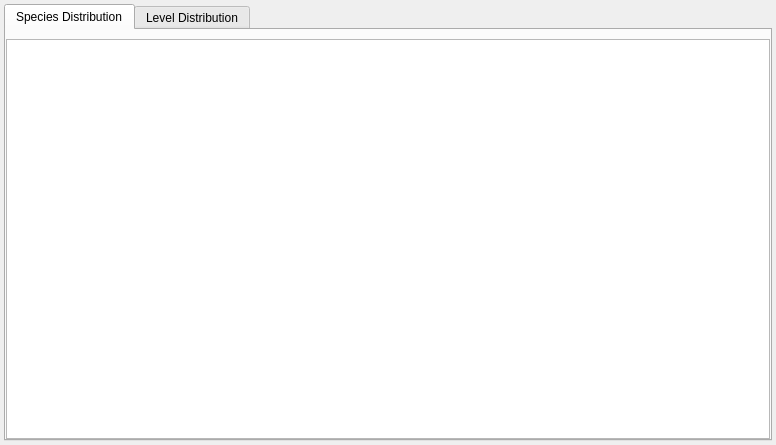
<?xml version="1.0" encoding="UTF-8"?>
<ui version="4.0">
 <class>WildMonChart</class>
 <widget class="QWidget" name="WildMonChart">
  <property name="geometry">
   <rect>
    <x>0</x>
    <y>0</y>
    <width>776</width>
    <height>445</height>
   </rect>
  </property>
  <property name="windowTitle">
   <string>Wild Pokémon Summary</string>
  </property>
  <layout class="QVBoxLayout" name="verticalLayout">
   <property name="leftMargin">
    <number>4</number>
   </property>
   <property name="topMargin">
    <number>4</number>
   </property>
   <property name="rightMargin">
    <number>4</number>
   </property>
   <property name="bottomMargin">
    <number>4</number>
   </property>
   <item>
    <widget class="QTabWidget" name="tabWidget">
     <widget class="QWidget" name="tabSpecies" native="true">
      <attribute name="title">
       <string>Species Distribution</string>
      </attribute>
      <layout class="QVBoxLayout" name="verticalLayout_2">
       <property name="leftMargin">
        <number>0</number>
       </property>
       <property name="rightMargin">
        <number>0</number>
       </property>
       <property name="bottomMargin">
        <number>0</number>
       </property>
       <item>
        <widget class="QChartView" name="chartView_SpeciesDistribution">
         <property name="renderHints">
          <set>QPainter::Antialiasing</set>
         </property>
        </widget>
       </item>
      </layout>
     </widget>
     <widget class="QWidget" name="tabLevels" native="true">
      <attribute name="title">
       <string>Level Distribution</string>
      </attribute>
      <layout class="QVBoxLayout" name="verticalLayout_3">
       <property name="leftMargin">
        <number>0</number>
       </property>
       <property name="topMargin">
        <number>0</number>
       </property>
       <property name="rightMargin">
        <number>0</number>
       </property>
       <property name="bottomMargin">
        <number>0</number>
       </property>
       <item>
        <widget class="QFrame" name="frame">
         <property name="frameShape">
          <enum>QFrame::NoFrame</enum>
         </property>
         <property name="frameShadow">
          <enum>QFrame::Plain</enum>
         </property>
         <layout class="QHBoxLayout" name="horizontalLayout">
          <property name="topMargin">
           <number>12</number>
          </property>
          <property name="bottomMargin">
           <number>0</number>
          </property>
          <item>
           <widget class="QLabel" name="label_Group">
            <property name="text">
             <string>Group</string>
            </property>
           </widget>
          </item>
          <item>
           <widget class="QComboBox" name="comboBox_Group">
            <property name="editable">
             <bool>false</bool>
            </property>
           </widget>
          </item>
          <item>
           <spacer name="horizontalSpacer">
            <property name="orientation">
             <enum>Qt::Horizontal</enum>
            </property>
            <property name="sizeHint" stdset="0">
             <size>
              <width>40</width>
              <height>20</height>
             </size>
            </property>
           </spacer>
          </item>
          <item>
           <widget class="QLabel" name="label">
            <property name="text">
             <string>Species</string>
            </property>
           </widget>
          </item>
          <item>
           <widget class="QComboBox" name="comboBox_Species">
            <property name="editable">
             <bool>true</bool>
            </property>
            <property name="insertPolicy">
             <enum>QComboBox::NoInsert</enum>
            </property>
           </widget>
          </item>
         </layout>
        </widget>
       </item>
       <item>
        <widget class="QChartView" name="chartView_LevelDistribution">
         <property name="renderHints">
          <set>QPainter::Antialiasing</set>
         </property>
        </widget>
       </item>
      </layout>
     </widget>
    </widget>
   </item>
  </layout>
 </widget>
 <customwidgets>
  <customwidget>
   <class>QChartView</class>
   <extends>QGraphicsView</extends>
   <header>QtCharts</header>
  </customwidget>
 </customwidgets>
 <resources/>
 <connections/>
</ui>
